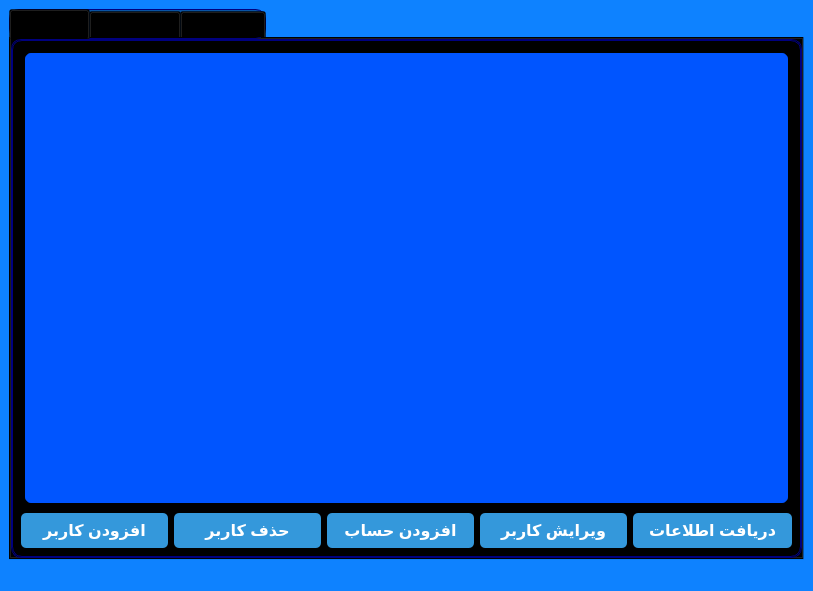
<?xml version="1.0" encoding="UTF-8"?>
<ui version="4.0">
 <class>AdminDashboard</class>
 <widget class="QMainWindow" name="AdminDashboard">
  <property name="geometry">
   <rect>
    <x>0</x>
    <y>0</y>
    <width>813</width>
    <height>591</height>
   </rect>
  </property>
  <property name="windowTitle">
   <string>MainWindow</string>
  </property>
  <property name="styleSheet">
   <string notr="true">background-color: rgb(14, 130, 255);</string>
  </property>
  <widget class="QWidget" name="centralwidget">
   <layout class="QGridLayout" name="gridLayout_4">
    <item row="0" column="0">
     <widget class="QTabWidget" name="tabWidget">
      <property name="font">
       <font>
        <pointsize>11</pointsize>
        <italic>false</italic>
        <bold>true</bold>
        <underline>false</underline>
        <strikeout>false</strikeout>
       </font>
      </property>
      <property name="styleSheet">
       <string notr="true">background-color:rgba(0,0,0,90);
border-width:0.5px;
border-style:solid;
border-radius:10px;
border-color: rgb(0, 0, 127);
</string>
      </property>
      <property name="currentIndex">
       <number>0</number>
      </property>
      <widget class="QWidget" name="tab">
       <attribute name="title">
        <string>کاربران</string>
       </attribute>
       <layout class="QGridLayout" name="gridLayout_3">
        <item row="0" column="0" colspan="5">
         <widget class="QListWidget" name="customers_listWidget">
          <property name="font">
           <font>
            <pointsize>11</pointsize>
            <bold>true</bold>
           </font>
          </property>
          <property name="styleSheet">
           <string notr="true">background-color: rgb(0, 85, 255);
border-width:4px;
border-style:solid;
border-radius:10px;
border-color: rgb(0, 0, 0);</string>
          </property>
         </widget>
        </item>
        <item row="1" column="0">
         <widget class="QPushButton" name="addCustomer_pushButton">
          <property name="font">
           <font>
            <pointsize>12</pointsize>
            <bold>true</bold>
           </font>
          </property>
          <property name="styleSheet">
           <string notr="true">QPushButton {
    background-color: #3498db;
    color: white;
    border: none;
    padding: 8px 16px;
    border-radius: 5px;
}

QPushButton:hover {
    background-color: #2980b9;
}</string>
          </property>
          <property name="text">
           <string>افزودن کاربر</string>
          </property>
         </widget>
        </item>
        <item row="1" column="1">
         <widget class="QPushButton" name="deleteCustomer_pushButton">
          <property name="font">
           <font>
            <pointsize>12</pointsize>
            <bold>true</bold>
            <strikeout>false</strikeout>
           </font>
          </property>
          <property name="styleSheet">
           <string notr="true">QPushButton {
    background-color: #3498db;
    color: white;
    border: none;
    padding: 8px 16px;
    border-radius: 5px;
}

QPushButton:hover {
    background-color: #2980b9;
}</string>
          </property>
          <property name="text">
           <string>حذف کاربر</string>
          </property>
         </widget>
        </item>
        <item row="1" column="2">
         <widget class="QPushButton" name="addAccount_pushButton">
          <property name="font">
           <font>
            <pointsize>12</pointsize>
            <bold>true</bold>
           </font>
          </property>
          <property name="styleSheet">
           <string notr="true">QPushButton {
    background-color: #3498db;
    color: white;
    border: none;
    padding: 8px 16px;
    border-radius: 5px;
}

QPushButton:hover {
    background-color: #2980b9;
}</string>
          </property>
          <property name="text">
           <string>افزودن حساب</string>
          </property>
         </widget>
        </item>
        <item row="1" column="3">
         <widget class="QPushButton" name="editCustomer_pushButton">
          <property name="font">
           <font>
            <pointsize>12</pointsize>
            <bold>true</bold>
           </font>
          </property>
          <property name="styleSheet">
           <string notr="true">QPushButton {
    background-color: #3498db;
    color: white;
    border: none;
    padding: 8px 16px;
    border-radius: 5px;
}

QPushButton:hover {
    background-color: #2980b9;
}</string>
          </property>
          <property name="text">
           <string>ویرایش کاربر</string>
          </property>
         </widget>
        </item>
        <item row="1" column="4">
         <widget class="QPushButton" name="print_pushButton">
          <property name="font">
           <font>
            <pointsize>12</pointsize>
            <bold>true</bold>
           </font>
          </property>
          <property name="styleSheet">
           <string notr="true">QPushButton {
    background-color: #3498db;
    color: white;
    border: none;
    padding: 8px 16px;
    border-radius: 5px;
}

QPushButton:hover {
    background-color: #2980b9;
}</string>
          </property>
          <property name="text">
           <string>دریافت اطلاعات</string>
          </property>
         </widget>
        </item>
       </layout>
      </widget>
      <widget class="QWidget" name="tab_2">
       <attribute name="title">
        <string>حساب ها</string>
       </attribute>
       <layout class="QGridLayout" name="gridLayout">
        <item row="0" column="0">
         <widget class="QListWidget" name="allAccounts_listWidget">
          <property name="font">
           <font>
            <pointsize>12</pointsize>
            <bold>true</bold>
           </font>
          </property>
          <property name="styleSheet">
           <string notr="true">background-color: rgb(0, 85, 255);
border-width:4px;
border-style:solid;
border-radius:10px;
border-color: rgb(0, 0, 0);</string>
          </property>
         </widget>
        </item>
       </layout>
      </widget>
      <widget class="QWidget" name="tab_3">
       <attribute name="title">
        <string>ادمین ها</string>
       </attribute>
       <layout class="QGridLayout" name="gridLayout_2">
        <item row="0" column="0">
         <widget class="QListWidget" name="admins_listWidget">
          <property name="font">
           <font>
            <pointsize>11</pointsize>
            <bold>true</bold>
           </font>
          </property>
          <property name="styleSheet">
           <string notr="true">background-color: rgb(0, 85, 255);
border-width:4px;
border-style:solid;
border-radius:10px;
border-color: rgb(0, 0, 0);</string>
          </property>
         </widget>
        </item>
        <item row="1" column="0" colspan="2">
         <widget class="QPushButton" name="editMyProfile_pushButton">
          <property name="font">
           <font>
            <pointsize>12</pointsize>
            <bold>true</bold>
           </font>
          </property>
          <property name="styleSheet">
           <string notr="true">QPushButton {
    background-color: #3498db;
    color: white;
    border: none;
    padding: 8px 16px;
    border-radius: 5px;
}

QPushButton:hover {
    background-color: #2980b9;
}</string>
          </property>
          <property name="text">
           <string>ویرایش پروفایل من</string>
          </property>
         </widget>
        </item>
       </layout>
      </widget>
     </widget>
    </item>
   </layout>
  </widget>
  <widget class="QMenuBar" name="menubar">
   <property name="geometry">
    <rect>
     <x>0</x>
     <y>0</y>
     <width>813</width>
     <height>25</height>
    </rect>
   </property>
  </widget>
  <widget class="QStatusBar" name="statusbar"/>
 </widget>
 <resources/>
 <connections/>
</ui>
